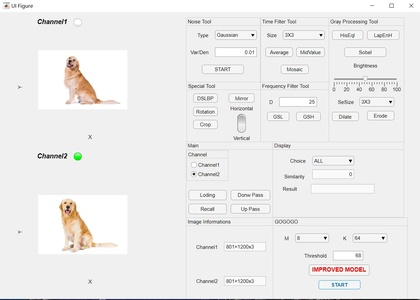
%> input picture 捕获3.JPG, 420 x 300 px, shrunk from 1256 x 898 before the run
$ octave --eval "result = CSLBP(imread('捕获3.JPG'));"   (GNU Octave 9; MATLAB toolbox functions it lacks are replaced by stand-ins)
%> lines starting %> are read from the running program, lines starting %| are printed output that depends on the picture
function result= CSLBP(im)
%该函数将灰度图转换为CSLBP形式
if numel(size(im))==3
im=rgb2gray(im);
end
[row,col]=size(im);
%> row = 300; col = 420
result=zeros(row,col);
%首先将图像转换为double形式，加快处理速度
im=im2double(im);
%> im: size 300x420 double
%接下来要将图像以replicate形式进行扩展
im=padarray(im,[1,1],'replicate');
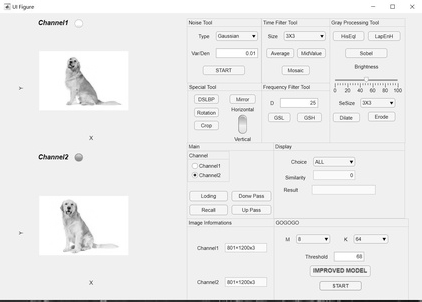
%> im: size 302x422 double; min 0, max 1, mean 0.927

%接下来进入核心算法
%按行，按列进行扫描
for i=2:row+1
    for j=2:col+1
        result(i,j)=((im(i,j+1)-im(i,j-1))>=0)*(2^0)+...
                        ((im(i+1,j+1)-im(i-1,j-1))>=0)*(2^1)+...
                        ((im(i+1,j)-im(i-1,j))>=0)*(2^2)+...
                        ((im(i+1,j-1)-im(i-1,j+1))>=0)*(2^3);
    end
end
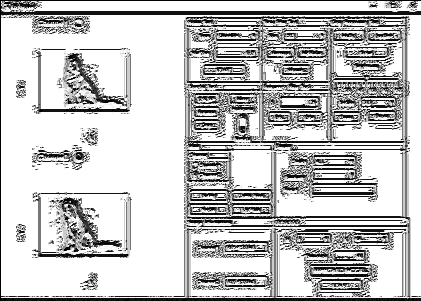
%> result: size 301x421 double; min 0, max 15, mean 11.55; drawn with min black and max white
%注意，返回的图像的像素范围为0~15，若想要正常显示，可采用
%以下代码
% result=CSLBP(image);
% result=result./(15*ones(size(result)));
% imshow(result)
